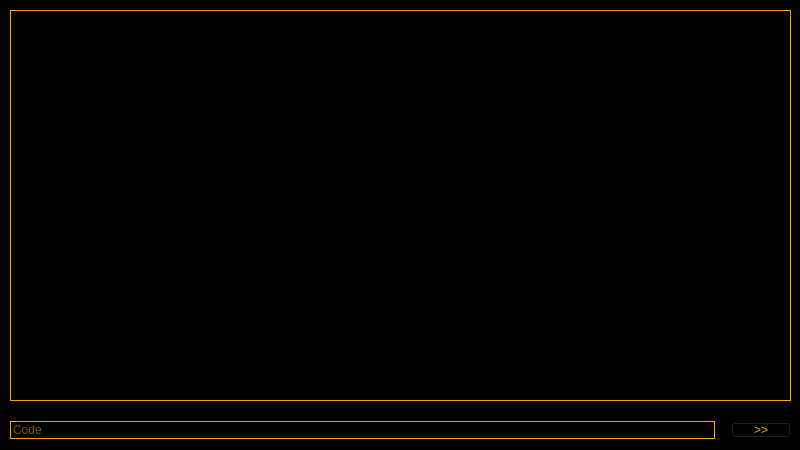
<?xml version="1.0" encoding="UTF-8"?>
<ui version="4.0">
 <class>MemoryFinder</class>
 <widget class="QMainWindow" name="MemoryFinder">
  <property name="geometry">
   <rect>
    <x>0</x>
    <y>0</y>
    <width>800</width>
    <height>450</height>
   </rect>
  </property>
  <property name="sizePolicy">
   <sizepolicy hsizetype="Fixed" vsizetype="Fixed">
    <horstretch>0</horstretch>
    <verstretch>0</verstretch>
   </sizepolicy>
  </property>
  <property name="minimumSize">
   <size>
    <width>800</width>
    <height>450</height>
   </size>
  </property>
  <property name="maximumSize">
   <size>
    <width>800</width>
    <height>450</height>
   </size>
  </property>
  <property name="windowTitle">
   <string>MemoryFinder</string>
  </property>
  <property name="windowIcon">
   <iconset>
    <normaloff>icon.ico</normaloff>icon.ico</iconset>
  </property>
  <property name="styleSheet">
   <string notr="true">QWidget {
	font: 12pt &quot;Classic Console Neue&quot;;

	color: orange;
	background-color: black;

}</string>
  </property>
  <property name="locale">
   <locale language="English" country="UnitedStates"/>
  </property>
  <property name="iconSize">
   <size>
    <width>32</width>
    <height>32</height>
   </size>
  </property>
  <property name="toolButtonStyle">
   <enum>Qt::ToolButtonIconOnly</enum>
  </property>
  <property name="animated">
   <bool>false</bool>
  </property>
  <widget class="QWidget" name="centralwidget">
   <property name="enabled">
    <bool>true</bool>
   </property>
   <property name="sizePolicy">
    <sizepolicy hsizetype="Fixed" vsizetype="Fixed">
     <horstretch>0</horstretch>
     <verstretch>0</verstretch>
    </sizepolicy>
   </property>
   <property name="autoFillBackground">
    <bool>false</bool>
   </property>
   <property name="styleSheet">
    <string notr="true"/>
   </property>
   <widget class="QWidget" name="horizontalLayoutWidget">
    <property name="geometry">
     <rect>
      <x>0</x>
      <y>410</y>
      <width>801</width>
      <height>41</height>
     </rect>
    </property>
    <layout class="QHBoxLayout" name="horizontalLayout">
     <item>
      <spacer name="horizontalSpacer_2">
       <property name="orientation">
        <enum>Qt::Horizontal</enum>
       </property>
       <property name="sizeType">
        <enum>QSizePolicy::Fixed</enum>
       </property>
       <property name="sizeHint" stdset="0">
        <size>
         <width>10</width>
         <height>20</height>
        </size>
       </property>
      </spacer>
     </item>
     <item>
      <widget class="QLineEdit" name="lineEdit">
       <property name="maximumSize">
        <size>
         <width>705</width>
         <height>16777215</height>
        </size>
       </property>
       <property name="toolTip">
        <string/>
       </property>
       <property name="toolTipDuration">
        <number>-1</number>
       </property>
       <property name="autoFillBackground">
        <bool>false</bool>
       </property>
       <property name="styleSheet">
        <string notr="true">QLineEdit{
background-color:black;
border: 1px solid orange;
}</string>
       </property>
       <property name="inputMethodHints">
        <set>Qt::ImhNone</set>
       </property>
       <property name="inputMask">
        <string notr="true"/>
       </property>
       <property name="text">
        <string notr="true"/>
       </property>
       <property name="maxLength">
        <number>12</number>
       </property>
       <property name="frame">
        <bool>true</bool>
       </property>
       <property name="dragEnabled">
        <bool>true</bool>
       </property>
       <property name="placeholderText">
        <string>Code</string>
       </property>
       <property name="clearButtonEnabled">
        <bool>false</bool>
       </property>
      </widget>
     </item>
     <item>
      <spacer name="horizontalSpacer">
       <property name="orientation">
        <enum>Qt::Horizontal</enum>
       </property>
       <property name="sizeType">
        <enum>QSizePolicy::Fixed</enum>
       </property>
       <property name="sizeHint" stdset="0">
        <size>
         <width>10</width>
         <height>20</height>
        </size>
       </property>
      </spacer>
     </item>
     <item>
      <widget class="QPushButton" name="pushButton">
       <property name="sizePolicy">
        <sizepolicy hsizetype="Maximum" vsizetype="Maximum">
         <horstretch>0</horstretch>
         <verstretch>0</verstretch>
        </sizepolicy>
       </property>
       <property name="minimumSize">
        <size>
         <width>60</width>
         <height>16</height>
        </size>
       </property>
       <property name="maximumSize">
        <size>
         <width>60</width>
         <height>16</height>
        </size>
       </property>
       <property name="mouseTracking">
        <bool>true</bool>
       </property>
       <property name="styleSheet">
        <string notr="true">QPushButton {
	background-color: black;
}

QPushButton:hover {
	background-color: #121212;
}

QPushButton:pressed {
	background-color: #454545;
}</string>
       </property>
       <property name="text">
        <string>&gt;&gt;</string>
       </property>
       <property name="shortcut">
        <string>Return</string>
       </property>
       <property name="autoDefault">
        <bool>false</bool>
       </property>
       <property name="default">
        <bool>false</bool>
       </property>
       <property name="flat">
        <bool>false</bool>
       </property>
      </widget>
     </item>
     <item>
      <spacer name="horizontalSpacer_3">
       <property name="orientation">
        <enum>Qt::Horizontal</enum>
       </property>
       <property name="sizeType">
        <enum>QSizePolicy::Fixed</enum>
       </property>
       <property name="sizeHint" stdset="0">
        <size>
         <width>10</width>
         <height>20</height>
        </size>
       </property>
      </spacer>
     </item>
    </layout>
   </widget>
   <widget class="QWidget" name="verticalLayoutWidget">
    <property name="geometry">
     <rect>
      <x>10</x>
      <y>10</y>
      <width>781</width>
      <height>391</height>
     </rect>
    </property>
    <layout class="QVBoxLayout" name="verticalLayout">
     <item>
      <widget class="QTextBrowser" name="textBrowser">
       <property name="styleSheet">
        <string notr="true">QTextBrowser{
	background-color: black;
}</string>
       </property>
       <property name="frameShape">
        <enum>QFrame::Box</enum>
       </property>
       <property name="frameShadow">
        <enum>QFrame::Plain</enum>
       </property>
       <property name="openExternalLinks">
        <bool>true</bool>
       </property>
      </widget>
     </item>
    </layout>
   </widget>
  </widget>
 </widget>
 <resources/>
 <connections/>
</ui>
